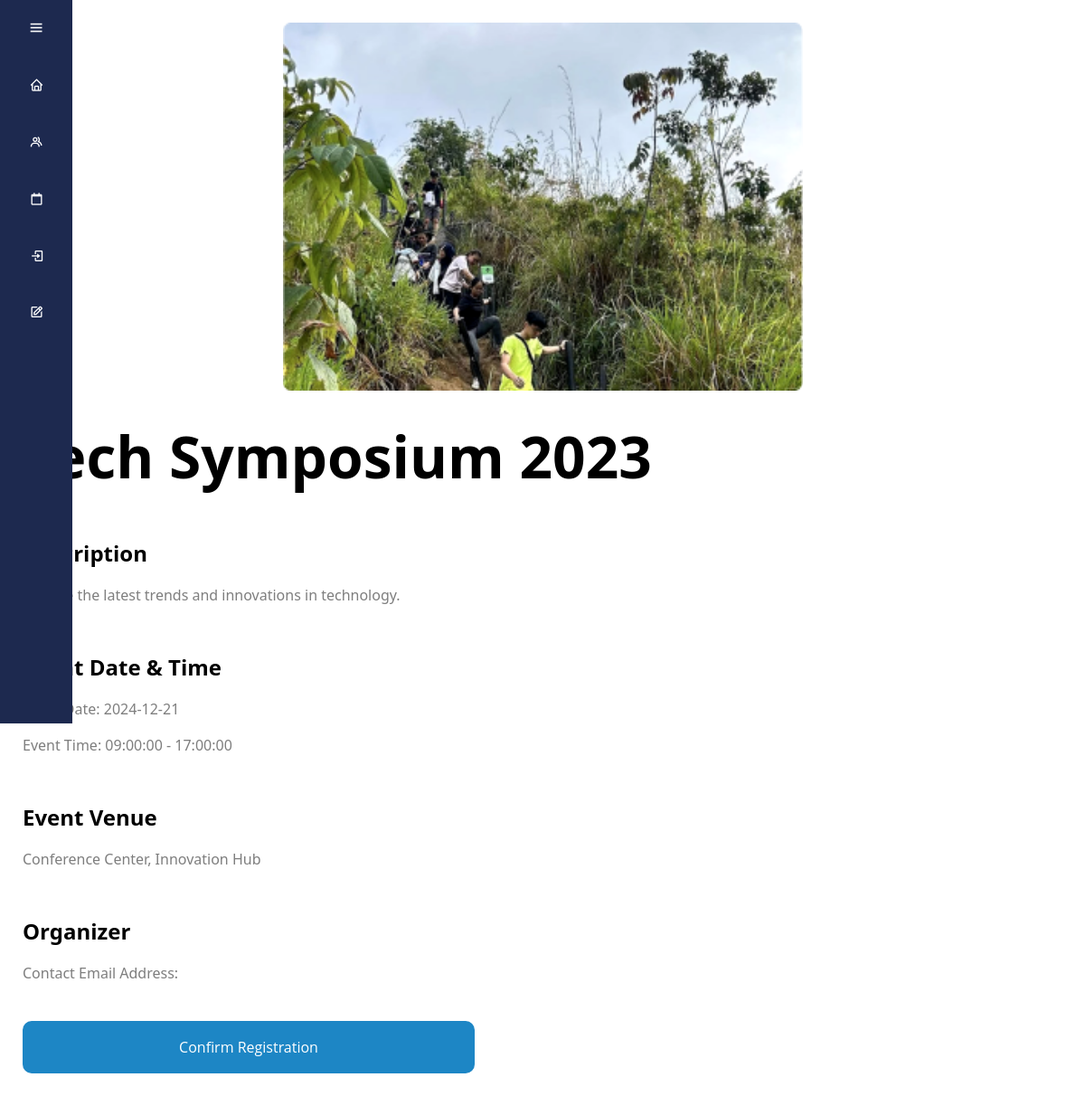
/register_event.php?id=2, run on the app's committed database.
### tables this page shows
CREATE TABLE `events` (
  `id` int(11) NOT NULL,
  `event_title` varchar(255) NOT NULL,
  `event_venue` varchar(255) NOT NULL,
  `start_time` time NOT NULL,
  `end_time` time NOT NULL,
  `start_date` date NOT NULL,
  `end_date` date NOT NULL,
  `event_image_path` varchar(255) DEFAULT NULL,
  `event_description` text NOT NULL,
  `club_id` int(11) NOT NULL,
  `user_id` int(11) DEFAULT NULL
);

### register_event.php (the view, shortened to what this page needs)
<?php
require_once('Part/db_controller.php');
require_once('Part/navbar.php');
if (isset($_GET['id']) && !empty($_GET['id'])) {
    $event_id = $_GET['id'];
    $sql = "SELECT * FROM events WHERE id = $event_id";
    $result = $conn->query($sql);
    if ($result->num_rows > 0) {
        $eventDetails = $result->fetch_assoc();
    } else {
        echo "Event not found";
        exit();
    }
} else {
    echo "No event selected";
    exit();
}
?>
<!DOCTYPE html>
<html lang="en">
<head>
    <link rel="stylesheet" href="style.css">
    <link rel="stylesheet" href="https://stackpath.bootstrapcdn.com/font-awesome/4.7.0/css/font-awesome.min.css">
</head>
<body>
    <div class="page-container">
        <div class="image-container">
            <img src="<?php echo htmlspecialchars($eventDetails["event_image_path"]); ?>" class="image-banner"
                alt="Event Banner">
        </div>
        <div class="single-event-container">
            <h2 class="title"><?php echo $eventDetails["event_title"]; ?></h2>
            <p class="field-name">Description</p>
            <p class="desc"><?php echo $eventDetails["event_description"]; ?></p>
            <p class="field-name">Event Date & Time</p>
            <p class="desc">Event Date: <?php echo $eventDetails["start_date"]; ?></p>
            <p class="desc">Event Time: <?php echo $eventDetails["start_time"] . ' - ' . $eventDetails["end_time"]; ?>
            </p>
            <p class="field-name">Event Venue</p>
            <p class="desc"><?php echo $eventDetails["event_venue"]; ?></p>
            <p class="field-name">Organizer</p>
            <p class="desc">Contact Email Address: <?php echo $eventDetails["contact_email"]; ?></p>
        </div>
        <form method="post" action="" style="all: initial;">
            <button type="submit" class="btn" name="register_event">Confirm Registration</button>
        </form>
    </div>
</body>
</html>

### style.css (style rules this page uses)
* { margin: 0; padding: 0; box-sizing: border-box; font-family: 'Segoe UI', Tahoma, Geneva, Verdana, SansSerif; }
.page-container { max-width: 1300px; margin:auto; padding:25px }
.image-container { display:flex; justify-content: center; }
.image-banner { margin-left:auto; margin-right:auto; width:50% }
.btn { padding: 15px 25px 15px 25px; border-radius: 10px; width: 500px; margin: auto; margin-top: 25px; background-color: #1D86C5; font-family: 'Open Sans', sans-serif; font-size: 16px; font-weight: 400; color: #fff; border: 2px solid #1D86C5; }
form { background-color: white; padding: 20px; margin-top:50px; border-radius: 8px; box-shadow: 0 0 10px rgba(0, 0, 0, 0.1); }
.single-event-container .title { color: black; font-size: 64px; font-weight: 700; margin-top: 35px; margin-bottom: 25px; }
.single-event-container .field-name { color: black; font-size: 24px; font-weight: 700; margin-top: 50px; }
.single-event-container .desc { color: #7E7E7E; font-size: 16px; font-weight: 400; }

### data on the page
events: event_image_path (picture), event_title "Tech Symposium 2023", event_description "Explore the latest trends and innovations in technology.", start_date "2024-12-21", start_time "09:00:00", end_time "17:00:00", event_venue "Conference Center, Innovation Hub"
